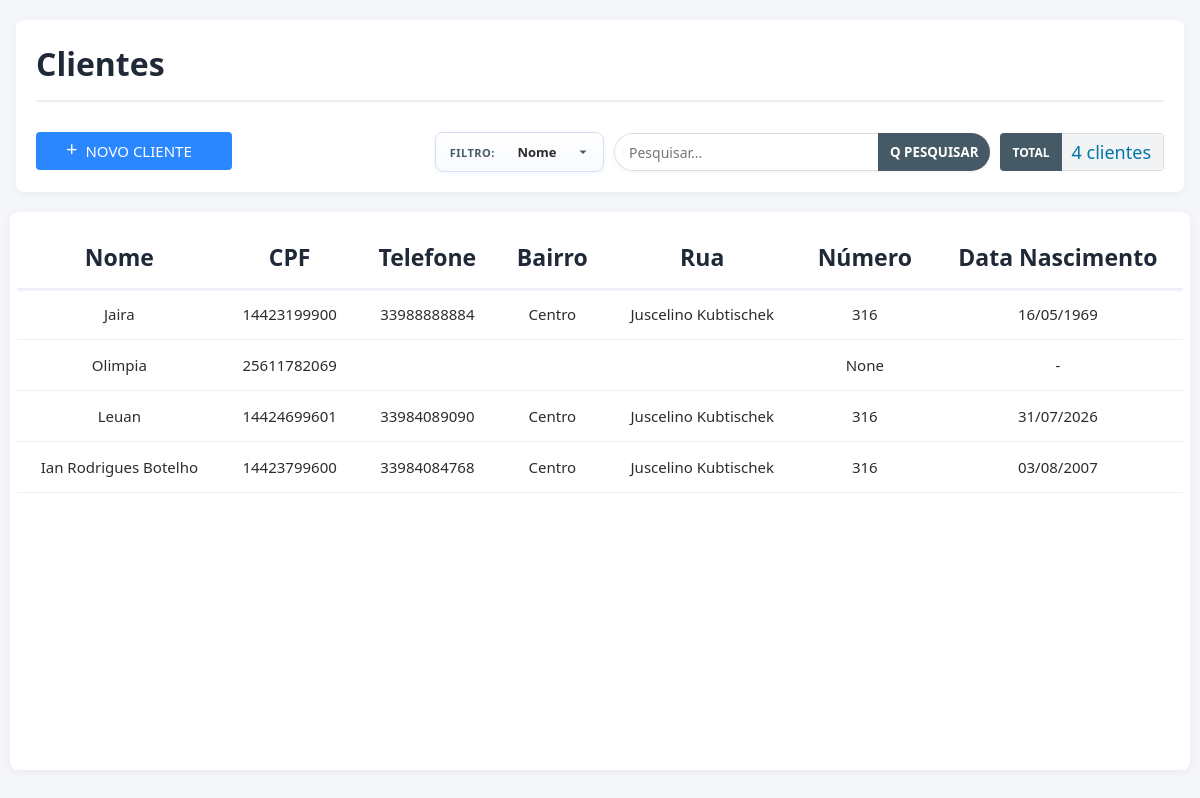
/clientes/, run on the app's committed database.
### front_end/models.py (models this page shows, shortened)
class Client(models.Model):
    nome = models.CharField(max_length=40)
    cpf = models.CharField("CPF", max_length=11, unique=True)
    telefone = models.CharField(max_length=11, blank=True)
    rua = models.CharField(max_length=30, blank=True)
    bairro = models.CharField(max_length=20,blank=True)
    dt_nascimento = models.DateField(null=True, blank=True)
    numero = models.PositiveIntegerField("Número", null=True, blank=True)
    dt_criacao = models.DateTimeField(auto_now=True)

### front_end/views.py (the view)
# urls.py: path('clientes/', views.Cliente, name='clientes'),
def Cliente(request):
    termo_busca = request.GET.get("q", "").strip()
    filtro_campo = request.GET.get("campo", CAMPO_PADRAO_CLIENTE).strip() or CAMPO_PADRAO_CLIENTE
    mostrar_form = request.GET.get("view") == "form"
    form = ClientForm()
    if request.method == "POST":
        form = ClientForm(request.POST)
        if form.is_valid():
            form.save()
            return redirect("front_end:clientes")
        mostrar_form = True
    clientes = Client.objects.all().order_by("-dt_criacao")
    clientes = filtrar_clientes(clientes, filtro_campo, termo_busca)
    contexto = {
        "clientes": clientes,
        "busca": termo_busca,
        "filtro_campo": filtro_campo,
        "mostrar_form": mostrar_form,
        "form": form,
        "total_clientes": clientes.count(),
    }
    return render(request, "pag_clientes.html", contexto)

### front_end/forms.py (shortened to what this page needs)
class ClientForm(forms.ModelForm):
    cpf = forms.CharField(max_length=14)
    telefone = forms.CharField(max_length=16, required=False)
    class Meta:
        model = Client
        fields = ['nome', 'cpf', 'telefone', 'rua', 'bairro', 'dt_nascimento', 'numero']
    def __init__(self, *args, **kwargs):
        super().__init__(*args, **kwargs)
        self.fields["nome"].required = True
        self.fields["cpf"].required = True
        for campo in ("telefone", "rua", "bairro", "dt_nascimento", "numero"):
            self.fields[campo].required = False

### front_end/search_filters.py (called while the page is built, shortened)
def filtrar_clientes(queryset, campo: str, termo: str):
    termo = (termo or "").strip()
    if not termo:
        return queryset

### Templates/pag_clientes.html (shortened to what this page needs)
<!DOCTYPE html>
<html lang="en">
<head>
</head>
<body>
    <div class="header-container">
        <h1>Clientes</h1>
        <div class="barra_ferramentas">
            <button class="btn-add" type="button" id="btn-novo-cliente" onclick="Adicionar_client()">
                <span>+</span>NOVO CLIENTE
            </button>
            <form class="barra-busca-filtros div-search" method="get" action="{% url 'front_end:clientes' %}">
                <div class="filtro-grupo">
                    <span class="filtro-label">Filtro:</span>
                    <select name="campo" id="search-campo" class="filtro-campo" aria-label="Filtrar por">
                        <option value="nome" {% if filtro_campo == "nome" %}selected{% endif %}>Nome</option>
                    </select>
                </div>
                <div class="busca-grupo">
                    <input id="search-input" name="q" type="search" class="campo-busca" placeholder="Pesquisar..." value="{{ busca }}" autocomplete="off">
                    <button class="btn-busca-filtro" type="submit">Q PESQUISAR</button>
                </div>
                <div class="div-total">
                    <span class="total-text">TOTAL</span>
                    <span id="total-clientes" class="total-table">{{ total_clientes }} cliente(s)</span>
                </div>
            </form>
        </div>
    </div>
    <div class="clients-container">
        <div id="list-view" class="{% if mostrar_form %}view-hidden{% endif %}">
            <div class="table-wrapper">
                <table>
                    <thead>
                        <tr>
                            <th>Nome</th>
                            <th>CPF</th>
                            <th>Telefone</th>
                            <th>Bairro</th>
                            <th>Rua</th>
                            <th>Número</th>
                            <th>Data Nascimento</th>
                        </tr>
                    </thead>
                    <tbody id="clientes-tbody">
                        {% for cliente in clientes %}
                        <tr
                            class="cliente-row"
                            data-cliente-id="{{ cliente.id }}"
                            data-search="{{ cliente.nome }} {{ cliente.cpf }} {{ cliente.telefone }} {{ cliente.bairro }} {{ cliente.rua }} {{ cliente.numero }}"
                            data-nome="{{ cliente.nome }}"
                            data-cpf="{{ cliente.cpf }}"
                            data-telefone="{{ cliente.telefone }}"
                            data-bairro="{{ cliente.bairro }}"
                            data-rua="{{ cliente.rua }}"
                            data-numero="{{ cliente.numero }}"
                            onclick="abrirNotasCliente({{ cliente.id }})"
                        >
                            <td>{{ cliente.nome }}</td>
                            <td>{{ cliente.cpf }}</td>
                            <td>{{ cliente.telefone }}</td>
                            <td>{{ cliente.bairro }}</td>
                            <td>{{ cliente.rua }}</td>
                            <td>{{ cliente.numero }}</td>
                            <td>{% if cliente.dt_nascimento %}{{ cliente.dt_nascimento|date:"d/m/Y" }}{% else %}-{% endif %}</td>
                        </tr>
                        {% endfor %}
                    </tbody>
                </table>
            </div>
        </div>
    </div>
 </body>
</html>

### Templates/partials/filtros_busca.html (style rules this page uses)
:root { --panel-color: var(--loja-painel, white); --text-color: var(--loja-texto, #2c2c2c); }
.barra-busca-filtros { display: flex; align-items: center; gap: 12px; margin-left: auto; flex-wrap: wrap; }
.filtro-grupo { display: inline-flex; align-items: center; height: 38px; background: linear-gradient(180deg, #fff 0%, #f8faff 100%); border: 1px solid #d7dfef; border-radius: 8px; padding: 0 12px 0 14px; box-shadow: 0 1px 4px rgba(43, 135, 255, 0.08); }
.filtro-label { font-size: 11px; font-weight: 800; color: #455a64; letter-spacing: 0.5px; text-transform: uppercase; margin-right: 8px; white-space: nowrap; user-select: none; }
.filtro-campo { height: 100%; border: none; padding: 0 22px 0 2px; font: 600 13px "Segoe UI", Arial; color: #2c2c2c; outline: none; cursor: pointer; min-width: 88px; text-align: center; appearance: none; }
.busca-grupo { display: inline-flex; align-items: stretch; height: 38px; min-width: 0; box-shadow: 0 1px 4px rgba(0, 0, 0, 0.06); border-radius: 20px; overflow: hidden; }
.barra-busca-filtros .campo-busca { width: min(330px, 22vw); height: 38px; border: 1px solid #ddd; border-right: none; border-radius: 20px 0 0 20px; padding: 0 14px; outline: none; font-size: 14px; text-align: left; box-sizing: border-box; margin: 0; background: #fff; }
.barra-busca-filtros .btn-busca-filtro { background: #455a64; color: #fff; border: none; padding: 0 1vw; font-weight: 700; white-space: nowrap; cursor: pointer; height: 38px; margin: 0; flex-shrink: 0; }
.total-table { background-color: #f1f3f4; color: #0076a8; font-size: large; padding: 0 1vw 0 10px; display: flex; align-items: center; text-align: left; border: 1px solid #ddd; border-left: none; }

### Templates/pag_clientes.html (style rules this page uses)
* { font-family: "Segoe UI", Arial; }
body { text-align: center; margin: 0; overflow: hidden; background: var(--loja-fundo, #f5f7fb); }
.header-container { background: var(--loja-painel, #fff); padding: 20px; padding-top: 1px; border-radius: 8px; width: 94%; margin: 20px auto; box-shadow: 0 2px 10px rgba(0,0,0,0.05); }
h1 { color: var(--loja-texto, #1f2937); margin-bottom: 30px; padding: 0 0 15px 0; text-align: left; border-bottom: 2px solid #eee; }
.clients-container { background: var(--loja-painel, #fff); padding: 14px 7px; border-radius: 8px; margin: 10px; box-shadow: 0 2px 10px rgba(0,0,0,0.05); height: calc(70vh - 30px); min-height: 320px; overflow: hidden; display: flex; flex-direction: column; }
#list-view { padding: 0; border: none; box-shadow: none; height: 100%; display: flex; flex-direction: column; }
.table-wrapper { flex: 1; overflow-y: auto; overflow-x: auto; scrollbar-width: thin; background-color: white; border-radius: 0 0 9px 9px; scrollbar-color: #c4cada transparent; }
table { width: 100%; border-collapse: separate; border-spacing: 0; position: relative; }
thead { position: sticky; top: 0; z-index: 100; background: #ffffff; }
th, td { border-bottom: 1px solid #eee; padding: 15px; }
th { background: var(--loja-painel, #fff); position: sticky; top: 0; z-index: 101; color: var(--loja-texto, #1f2937); font-weight: 700; font-size: 23px; box-shadow: 0 2px 0 #eef2fb; background-clip: padding-box; }
td { color: #2c2c2c; font-size: 15px; }
tbody tr.cliente-row { cursor: pointer; }
.barra_ferramentas { display: flex; gap: 15px; flex-wrap: wrap; flex-direction: row; }
.btn-add { background: var(--loja-acento, #2b87ff); color: white; height: 38px; border: none; border-radius: 4px; font-weight: 500; font-size: 15px; padding: 0 40px; display: flex; align-items: center; gap: 8px; }
.btn-add span { font-size: 20px; padding-bottom: 5px; margin-left: -10px; }
.div-search { display: flex; gap: 10px; margin-left: auto; }
.div-total { display: flex; align-items: left; height: 38px; border-radius: 4px; overflow: hidden; font-size: 12px; margin-left: auto; }
.total-text { background-color: #455a64; color: white; padding: 0 12px; display: flex; align-items: center; font-weight: bold; }

### Templates/partials/loja_config.html (style rules this page uses)
:root { --loja-header: #1f2126; --loja-sidebar: #1f2126; --loja-sidebar-2: #2b2f34; --loja-destaque: #5aa2ff; --loja-acento: #2b87ff; --loja-fundo: #f4f6f9; --loja-painel: #ffffff; --loja-texto: #1f2937; --panel-color: var(--loja-painel); --text-color: var(--loja-texto); }

### data on the page
Client: nome "Jaira", cpf "14423199900", telefone "33988888884", bairro "Centro", rua "Juscelino Kubtischek", numero "316", dt_nascimento "16/05/1969"
Client: nome "Olimpia", cpf "25611782069", numero "None"
Client: nome "Leuan", cpf "14424699601", telefone "33984089090", bairro "Centro", rua "Juscelino Kubtischek", numero "316", dt_nascimento "31/07/2026"
Client: nome "Ian Rodrigues Botelho", cpf "14423799600", telefone "33984084768", bairro "Centro", rua "Juscelino Kubtischek", numero "316", dt_nascimento "03/08/2007"
